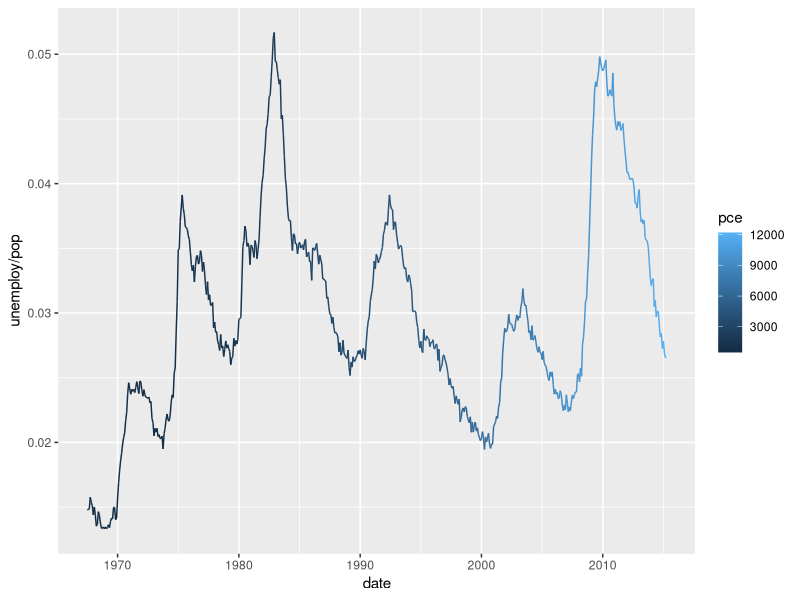
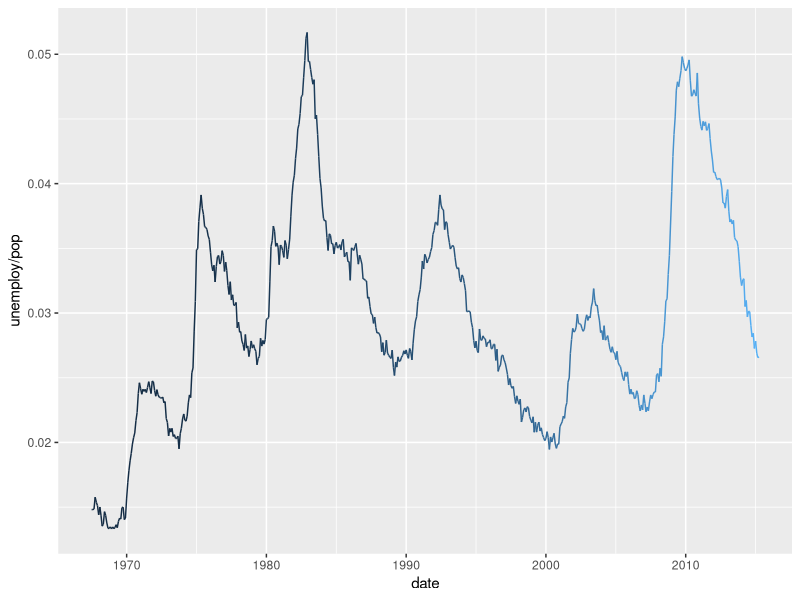
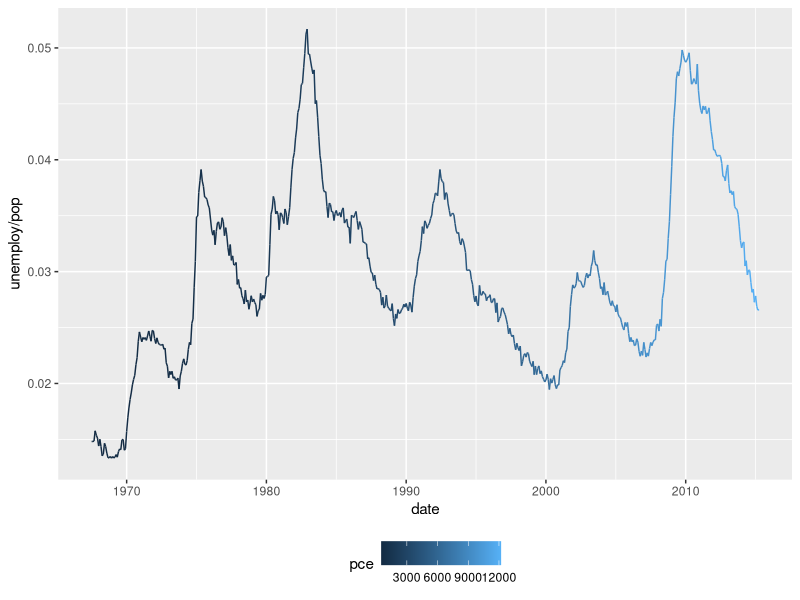
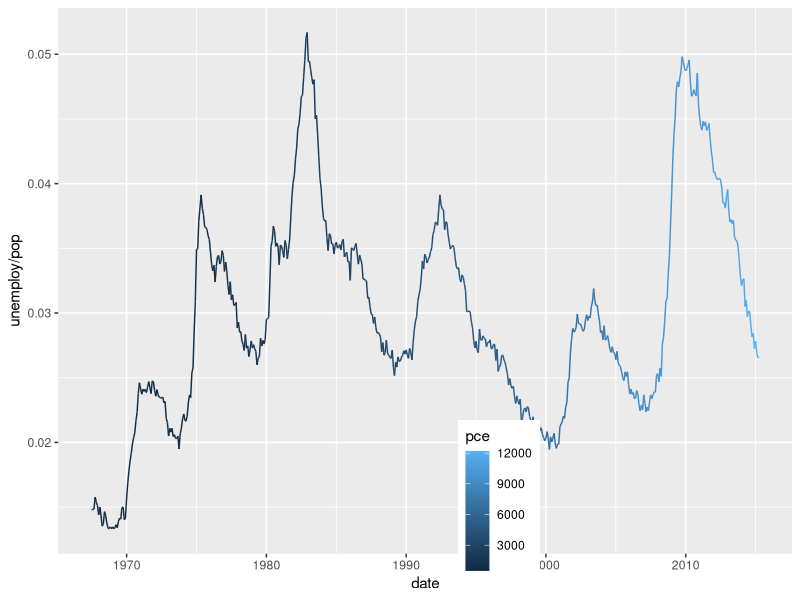
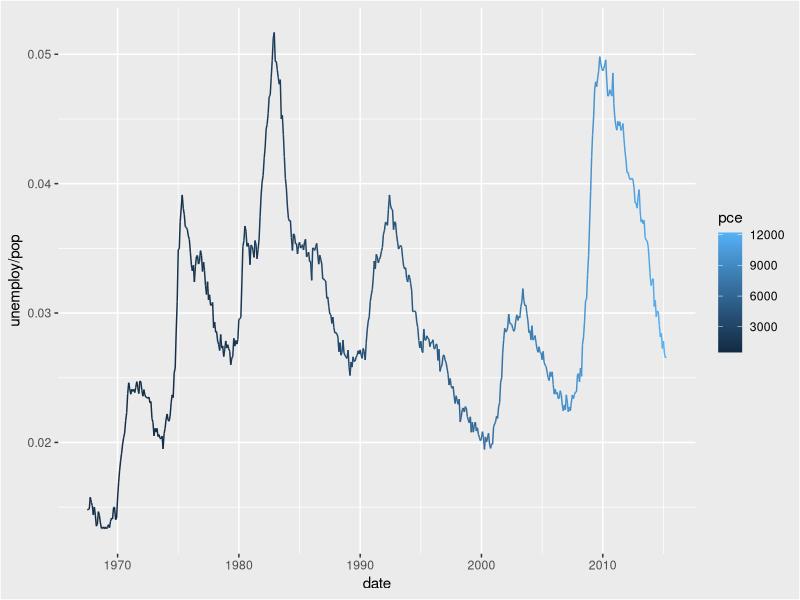
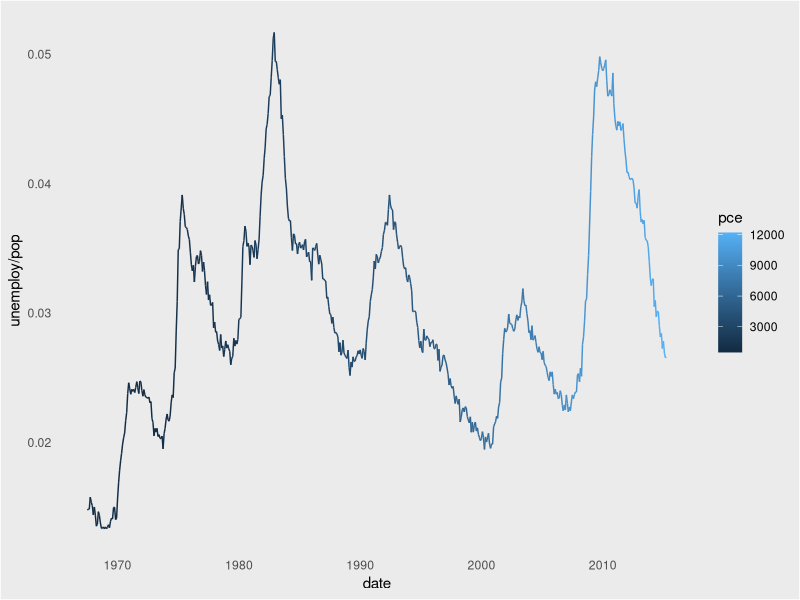
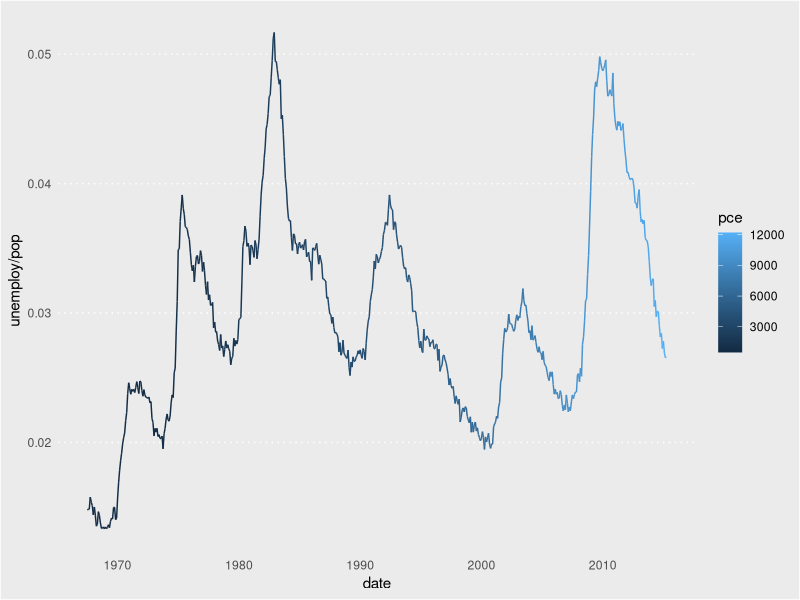
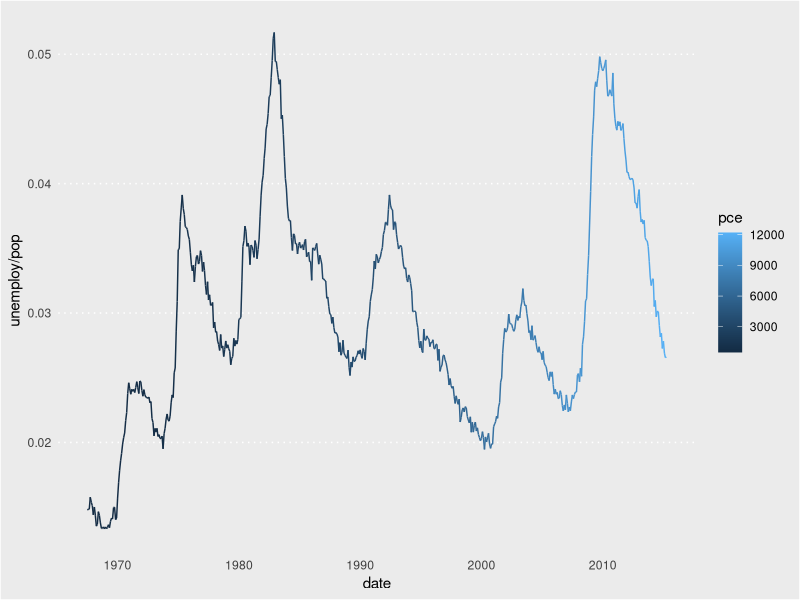

These charts were generated, in order, by the following R code: (Note: this script raises an error after producing the figures.)
## ---- chunk 1
library(tidyverse)
str(economics)
## ---- chunk 2
plt_prop_unemployed_over_time <- ggplot(economics, aes(date, unemploy/pop )) +    geom_line(aes(color = pce)) + 
  theme(legend.position = "right")
 

# View the default plot
plt_prop_unemployed_over_time

# Remove legend entirely
plt_prop_unemployed_over_time +
  theme(legend.position = "none")

## ---- chunk 3
# Position the legend at the bottom of the plot
plt_prop_unemployed_over_time +
  theme(legend.position = "bottom")
## ---- chunk 4
# Position the legend inside the plot at (0.6, 0.1)
plt_prop_unemployed_over_time +
  theme(legend.position = c(0.6, 0.1))

## ---- chunk 5
plt_prop_unemployed_over_time +
  theme(
    # For all rectangles, set the fill color to grey92
    rect = element_rect(fill = "grey92") ,
    # For the legend key, turn off the outline
    legend.key = element_rect(color = NA))

## ---- chunk 6
plt_prop_unemployed_over_time +
  theme(
    rect = element_rect(fill = "grey92"),
    legend.key = element_rect(color = NA),
    # Turn off axis ticks
    axis.ticks = element_blank(),
    # Turn off the panel grid
    panel.grid = element_blank()
  )
## ---- chunk 7
plt_prop_unemployed_over_time +
  theme(
    rect = element_rect(fill = "grey92"),
    legend.key = element_rect(color = NA),
    axis.ticks = element_blank(),
    panel.grid = element_blank(),
    # Add major y-axis panel grid lines back
    panel.grid.major.y = element_line(
      # Set the color to white
      color = "white",
      # Set the size to 0.5
      size = 0.5,
      # Set the line type to dotted
      linetype = "dotted"
    )
  )

## ---- chunk 8
plt_prop_unemployed_over_time +
  theme(
    rect = element_rect(fill = "grey92"),
    legend.key = element_rect(color = NA),
    axis.ticks = element_blank(),
    panel.grid = element_blank(),
    panel.grid.major.y = element_line(
      color = "white",
      size = 0.5,
      linetype = "dotted"
    ),
    # Set the axis text color to grey25
    axis.text = element_text(color = "grey25"),
    # Set the plot title font face to italic and font size to 16
    plot.title = element_text(size = 16, face = "italic")
  )
## ---- chunk 9
mtcars <- read.csv("..\\..\\00_Datasets\\mtcars.csv", header=TRUE)
str(mtcars)

## ---- chunk 10
plt_mpg_vs_wt_by_cyl <- ggplot(mtcars, aes(mpg, wt)) + 
                            geom_point(aes(color = factor(cyl))) + 
                            theme(panel.border = element_rect(color = "blue",
                                                              fill=NA, size=0.6,
                                                              linetype = "dotted"),
                              legend.box.background = element_rect(color =  "blue",
                                                              fill=NA, size=0.6,
                                                              linetype = "dotted"))
plt_mpg_vs_wt_by_cyl
## ---- chunk 11
# View the original plot
plt_mpg_vs_wt_by_cyl

plt_mpg_vs_wt_by_cyl +
  theme(
    # Set the axis tick length to 2 lines
    axis.ticks.length = unit(2, "lines")
  )
## ---- chunk 12
plt_mpg_vs_wt_by_cyl +
  theme(
    # Set the legend key size to 3 centimeters
    legend.key.size = unit(3,"cm")
  )
## ---- chunk 13
    plt_mpg_vs_wt_by_cyl +
      theme(
        # Set the legend margin to (20, 30, 40, 50) points
        legend.margin = margin(
          t = 20,
          r = 30,
          b = 40,
          l = 50,
          u = "pt"

        )
      )

## ---- chunk 14
plt_mpg_vs_wt_by_cyl +
  theme(
    # Set the plot margin to (10, 30, 50, 70) millimeters
    plot.margin = margin(
      t = 10,
      r = 30,
      b = 50, 
      l = 70,
      u = "mm"

    )
  )
## ---- chunk 15
plt_prop_unemployed_over_time

# Add a black and white theme
plt_prop_unemployed_over_time +
  theme_bw()
## ---- chunk 16
# Add a classic theme
plt_prop_unemployed_over_time +
  theme_classic()
## ---- chunk 17
# Add a void theme
plt_prop_unemployed_over_time +
  theme_void()
## ---- chunk 18
install.packages("ggthemes")
## ---- chunk 19
library(ggthemes)
# Use the fivethirtyeight theme
plt_prop_unemployed_over_time +
  ggthemes::theme_fivethirtyeight()
## ---- chunk 20
# Use Tufte's theme
plt_prop_unemployed_over_time +
  theme_tufte()
## ---- chunk 21
# Use the Wall Street Journal theme
plt_prop_unemployed_over_time +
  theme_wsj()
## ---- chunk 22
library(ggplot2)
ggplot2::theme()
## ---- chunk 23
# Save the theme as theme_recession
theme_recession <- theme(
  rect = element_rect(fill = "grey92"),
  legend.key = element_rect(color = NA),
  axis.ticks = element_blank(),
  panel.grid = element_blank(),
  panel.grid.major.y = element_line(color = "white", size = 0.5, linetype = "dotted"),
  axis.text = element_text(color = "grey25"),
  plot.title = element_text(face = "italic", size = 16),
  legend.position = c(0.6, 0.1)
)

# Combine the Tufte theme with theme_recession
theme_tufte_recession <-  theme_tufte() + theme_recession

# Add the Tufte recession theme to the plot
plt_prop_unemployed_over_time + theme_tufte_recession
## ---- chunk 24
theme_recession <- theme(
  rect = element_rect(fill = "grey92"),
  legend.key = element_rect(color = NA),
  axis.ticks = element_blank(),
  panel.grid = element_blank(),
  panel.grid.major.y = element_line(color = "white", size = 0.5, linetype = "dotted"),
  axis.text = element_text(color = "grey25"),
  plot.title = element_text(face = "italic", size = 16),
  legend.position = c(0.6, 0.1)
)
theme_tufte_recession <- theme_tufte() + theme_recession

# Set theme_tufte_recession as the default theme
theme_set(theme_tufte_recession)

# Draw the plot (without explicitly adding a theme)
plt_prop_unemployed_over_time
## ---- chunk 25
plt_prop_unemployed_over_time +
  # Add Tufte's theme
   theme_tufte()
## ---- chunk 26
    plt_prop_unemployed_over_time +
      theme_tufte() +
      # Add individual theme elements
      theme(
        # Turn off the legend
        legend.position = "none",
        # Turn off the axis ticks
        axis.ticks =element_blank()
      )

## ---- chunk 27
plt_prop_unemployed_over_time +
  theme_tufte() +
  theme(
    legend.position = "none",
    axis.ticks = element_blank(),
    # Set the axis title's text color to grey60
    axis.title = element_text(color = "grey60"),
    # Set the axis text's text color to grey60
    axis.text = element_text(color = "grey60"),
  )
## ---- chunk 28
plt_prop_unemployed_over_time +
  theme_tufte() +
  theme(
    legend.position = "none",
    axis.ticks = element_blank(),
    axis.title = element_text(color = "grey60"),
    axis.text = element_text(color = "grey60"),
    # Set the panel gridlines major y values
     panel.grid.major.y = element_line(
      # Set the color to grey60
      color = "grey60",
      # Set the size to 0.25
      size = 0.25,
      # Set the linetype to dotted
      linetype = "dotted"
    )
  )

## ---- chunk 29
library(dplyr)
library(ggplot2)

gm2007 <- read.csv("..\\..\\00_Datasets\\gm2007.csv", header=TRUE)
str(gm2007)
## ---- chunk 30
# Add a geom_segment() layer
ggplot(gm2007, aes(x = lifeExp, y = country, color = lifeExp)) +
  geom_point(size = 4) +
  geom_segment(aes(xend = 30, yend = country), size = 2)
## ---- chunk 31
# Add a geom_text() layer
ggplot(gm2007, aes(x = lifeExp, y = country, color = lifeExp)) +
  geom_point(size = 4) +
  geom_segment(aes(xend = 30, yend = country), size = 2) +
  geom_text(aes(label = lifeExp), color = "white", size = 1.5)
## ---- chunk 32
library("RColorBrewer")
## ---- chunk 33
# Set the color scale
palette <- brewer.pal(5, "RdYlBu")[-(2:4)]

# Modify the scales
ggplot(gm2007, aes(x = lifeExp, y = country, color = lifeExp)) +
  geom_point(size = 4) +
  geom_segment(aes(xend = 30, yend = country), size = 2) +
  geom_text(aes(label = round(lifeExp,1)), color = "white", size = 1.5) +
  scale_x_continuous("", expand = c(0, 0), limits = c(30, 90), position = "top") +
  scale_color_gradientn(colors = palette) + 
  theme(legend.position = "right")
## ---- chunk 34
# Set the color scale
palette <- brewer.pal(5, "RdYlBu")[-(2:4)]

# Add a title and caption
plt_country_vs_lifeExp <- ggplot(gm2007, aes(x = lifeExp, y = country, color = lifeExp)) +
  geom_point(size = 4) +
  geom_segment(aes(xend = 30, yend = country), size = 2) +
  geom_text(aes(label = round(lifeExp,1)), color = "white", size = 1.5) +
  scale_x_continuous("", expand = c(0,0), limits = c(30,90), position = "top") +
  scale_color_gradientn(colors = palette) +
  labs(title = "Highest and lowest life expectancies, 2007", caption = "Source: gapminder") + 
    theme(legend.position = "right")

plt_country_vs_lifeExp 
## ---- chunk 35
gm2007_full <- read.csv("..\\..\\00_Datasets\\gm2007_full.csv", header=TRUE)
str(gm2007_full)
## ---- chunk 36
global_mean <- mean(gm2007_full$lifeExp)
x_start <- global_mean + 4
y_start <- 5.5
x_end <- global_mean
y_end <- 7.5
## ---- chunk 37
# Define the theme
plt_country_vs_lifeExp +
  theme_classic() +
  theme(axis.line.y = element_blank(),
        axis.ticks.y = element_blank(),
        axis.text = element_text(color = "black"),
        axis.title = element_blank(),
        legend.position = "none")
## ---- chunk 38
# Add a vertical line
plt_country_vs_lifeExp +
  #step_1_themes +
  geom_vline(xintercept = global_mean, color = "grey40", linetype = 3)
## ---- chunk 39
step_3_themes <-   annotate(
    "text",
    x = x_start, y = y_start,
    label = "The\nglobal\naverage",
    vjust = 1, size = 3, color = "grey40"
  )


# Add text
plt_country_vs_lifeExp +
  #step_1_themes +
  geom_vline(xintercept = global_mean, color = "grey40", linetype = 3) +
  step_3_themes




## ---- chunk 40
# Add a curve
plt_country_vs_lifeExp +  
  #step_1_themes +
  geom_vline(xintercept = global_mean, color = "grey40", linetype = 3) +
  step_3_annotation +
  annotate(
    "curve",
    x = x_start, y = y_start,
    xend = x_end, yend = y_end,
    arrow = arrow(length = unit(0.2 , "cm"), type = "closed"),
    color = "grey40"
  )
